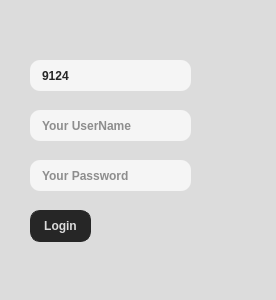
<?xml version="1.0" encoding="UTF-8"?>
<ui version="4.0">
 <class>Login</class>
 <widget class="QWidget" name="Login">
  <property name="geometry">
   <rect>
    <x>0</x>
    <y>0</y>
    <width>276</width>
    <height>300</height>
   </rect>
  </property>
  <property name="windowTitle">
   <string>Login</string>
  </property>
  <property name="styleSheet">
   <string notr="true">QWidget {
	background-color: #dcdcdc;
	font-family: &quot;Noto Serif SC&quot;;
	font-weight: 500;
	color: #262626;
}
QLineEdit {
	background-color: #f5f5f5;
	border-radius: 10px;
	padding-left: 10px;
}
QPushButton {
	color: #dcdcdc;
	background-color: #262626;
	font-family: &quot;Noto Serif SC&quot;;
	border-radius: 10px;
	border: 1px solid #262626;
}
QPushButton:hover {
	color: #dcdcdc;
	background-color: #3f3f3f;
	font-family: &quot;Noto Serif SC&quot;;
	border: 1px solid #262626;
}
QPushButton:pressed {
	color: #dcdcdc;
	background-color: #3f3f3f;
	font-family: &quot;Noto Serif SC&quot;;
	border: 1px solid #dcdcdc;
}</string>
  </property>
  <widget class="QLineEdit" name="usr">
   <property name="geometry">
    <rect>
     <x>30</x>
     <y>110</y>
     <width>161</width>
     <height>31</height>
    </rect>
   </property>
   <property name="frame">
    <bool>false</bool>
   </property>
   <property name="placeholderText">
    <string>Your UserName</string>
   </property>
  </widget>
  <widget class="QLineEdit" name="pwd">
   <property name="geometry">
    <rect>
     <x>30</x>
     <y>160</y>
     <width>161</width>
     <height>31</height>
    </rect>
   </property>
   <property name="inputMethodHints">
    <set>Qt::ImhHiddenText|Qt::ImhNoAutoUppercase|Qt::ImhNoPredictiveText|Qt::ImhSensitiveData</set>
   </property>
   <property name="inputMask">
    <string/>
   </property>
   <property name="frame">
    <bool>false</bool>
   </property>
   <property name="echoMode">
    <enum>QLineEdit::Password</enum>
   </property>
   <property name="readOnly">
    <bool>false</bool>
   </property>
   <property name="placeholderText">
    <string>Your Password</string>
   </property>
  </widget>
  <widget class="QPushButton" name="loginButton">
   <property name="geometry">
    <rect>
     <x>30</x>
     <y>210</y>
     <width>61</width>
     <height>32</height>
    </rect>
   </property>
   <property name="text">
    <string>Login</string>
   </property>
  </widget>
  <widget class="QGraphicsView" name="graphicsView">
   <property name="geometry">
    <rect>
     <x>210</x>
     <y>230</y>
     <width>61</width>
     <height>61</height>
    </rect>
   </property>
   <property name="frameShape">
    <enum>QFrame::NoFrame</enum>
   </property>
   <property name="frameShadow">
    <enum>QFrame::Plain</enum>
   </property>
   <property name="lineWidth">
    <number>0</number>
   </property>
  </widget>
  <widget class="QLineEdit" name="lineEdit">
   <property name="geometry">
    <rect>
     <x>30</x>
     <y>60</y>
     <width>161</width>
     <height>31</height>
    </rect>
   </property>
   <property name="inputMethodHints">
    <set>Qt::ImhPreferNumbers</set>
   </property>
   <property name="text">
    <string>9124</string>
   </property>
   <property name="placeholderText">
    <string>Your ChatRoomID</string>
   </property>
  </widget>
 </widget>
 <resources/>
 <connections>
  <connection>
   <sender>loginButton</sender>
   <signal>clicked()</signal>
   <receiver>Login</receiver>
   <slot>Login()</slot>
   <hints>
    <hint type="sourcelabel">
     <x>80</x>
     <y>208</y>
    </hint>
    <hint type="destinationlabel">
     <x>127</x>
     <y>207</y>
    </hint>
   </hints>
  </connection>
 </connections>
 <slots>
  <slot>Login()</slot>
 </slots>
</ui>
